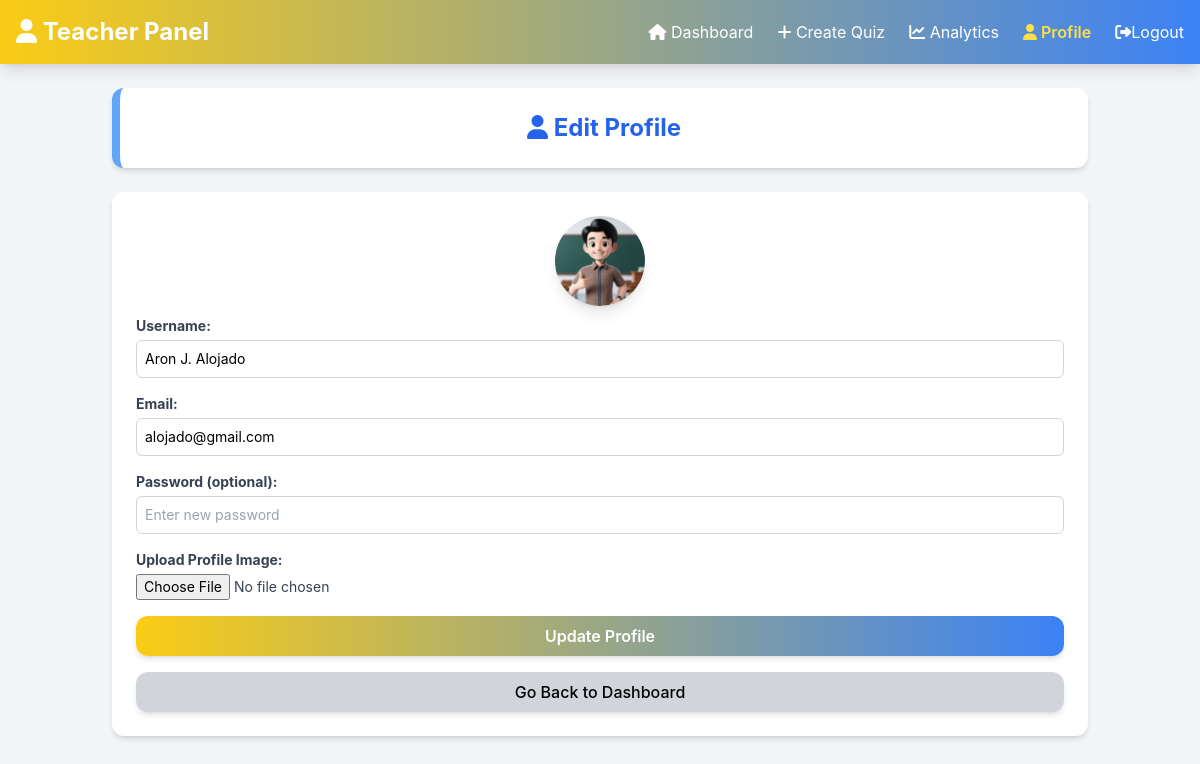
The app's page /pages/edit_teacher_profile.php (signed in) with its own data.
### tables this page shows
CREATE TABLE `users` (
  `id` int(11) NOT NULL,
  `username` varchar(50) NOT NULL,
  `email` varchar(100) NOT NULL,
  `password` varchar(255) NOT NULL,
  `profile_image` varchar(255) NOT NULL,
  `role` enum('teacher','student','admin') NOT NULL,
  `created_at` timestamp NOT NULL DEFAULT current_timestamp()
);

### pages/edit_teacher_profile.php (the view, shortened to what this page needs)
<?php
require '../includes/db_connection.php';
$teacher_id = $_SESSION['user_id'];
$profile_stmt = $conn->prepare("SELECT profile_image, username, email FROM users WHERE id = ? AND role = 'teacher'");
$profile_stmt->execute([$teacher_id]);
$profile = $profile_stmt->fetch(PDO::FETCH_ASSOC);
?>
<!DOCTYPE html>
<html lang="en">
<head>
    <script src="https://cdn.tailwindcss.com"></script>
</head>
<body>
    <nav class="flex items-center justify-between p-4 gradient-header shadow-lg">
        <div class="text-2xl font-bold"><i class="fa fa-user" aria-hidden="true"></i> Teacher Panel</div>
        <ul class="flex gap-6 text-white">
            <li><a href="teacher_dashboard.php" class="hover:text-yellow-300"><i class="fa fa-home" aria-hidden="true"></i> Dashboard</a></li>
            <li><a href="create_quiz.php" class="hover:text-yellow-300"><i class="fa fa-plus" aria-hidden="true"></i> Create Quiz</a></li>
            <li><a href="view_analytics.php" class="hover:text-yellow-300"><i class="fa fa-line-chart" aria-hidden="true"></i> Analytics</a></li>
            <li><a href="edit_teacher_profile.php" class="text-yellow-300 font-semibold"><i class="fa fa-user" aria-hidden="true"></i> Profile</a></li>
            <li><a href="logout.php" class="hover:text-yellow-300"><i class="fa fa-sign-out" aria-hidden="true"></i>Logout</a></li>
        </ul>
    </nav>
    <main class="p-6 max-w-5xl mx-auto">
        <section class="mb-6 bg-white rounded-xl shadow-md p-6 border-l-8 border-blue-400">
            <h1 class="text-2xl font-bold text-blue-600 text-center"><i class="fa fa-user" aria-hidden="true"></i> Edit Profile</h1>
        </section>
        <div class="bg-white rounded-xl shadow-md p-6">
            <div class="flex justify-center">
                <img src="../uploads/<?= htmlspecialchars($profile['profile_image'] ?? 'default-profile.png'); ?>"
                     alt="Profile Image" class="profile-image shadow-lg">
            </div>
            <form action="edit_teacher_profile.php" method="POST" enctype="multipart/form-data" class="space-y-4">
                <div>
                    <label for="username" class="block text-sm font-bold text-gray-700">Username:</label>
                    <input type="text" name="username" id="username" value="<?= htmlspecialchars($profile['username']); ?>" required
                        class="mt-1 w-full border border-gray-300 rounded-md p-2 text-sm focus:outline-none focus:ring-2 focus:ring-blue-400">
                </div>
                <div>
                    <label for="email" class="block text-sm font-bold text-gray-700">Email:</label>
                    <input type="email" name="email" id="email" value="<?= htmlspecialchars($profile['email']); ?>" required
                        class="mt-1 w-full border border-gray-300 rounded-md p-2 text-sm focus:outline-none focus:ring-2 focus:ring-blue-400">
                </div>
                <div>
                    <label for="password" class="block text-sm font-bold text-gray-700">Password (optional):</label>
                    <input type="password" name="password" id="password" placeholder="Enter new password"
                        class="mt-1 w-full border border-gray-300 rounded-md p-2 text-sm focus:outline-none focus:ring-2 focus:ring-blue-400">
                </div>
                <div>
                    <label for="profile_image" class="block text-sm font-bold text-gray-700">Upload Profile Image:</label>
                    <input type="file" name="profile_image" id="profile_image" accept="image/*"
                        class="mt-1 w-full text-sm text-gray-700">
                </div>
                <button
                    type="submit"
                    name="update_profile"
                    class="w-full mt-4 bg-gradient-to-r from-yellow-400 to-blue-500 hover:from-yellow-500 hover:to-blue-600 text-white font-semibold py-2 px-4 rounded-xl shadow-md transition duration-200">
                    Update Profile
                </button>
                <a
                    href="teacher_dashboard.php"
                    class="block w-full mt-2 text-center bg-gray-300 hover:bg-gray-400 text-black font-medium py-2 px-4 rounded-xl shadow-md transition duration-200">
                    Go Back to Dashboard
                </a>
            </form>
        </div>
    </main>
</body>
</html>

### pages/edit_teacher_profile.php (style rules this page uses)
body { background-color: #f3f4f6; font-family: 'Inter', sans-serif; }
.gradient-header { background: linear-gradient(to right, #facc15, #3b82f6); color: white; }
.profile-image { width: 90px; height: 90px; border-radius: 50%; object-fit: cover; margin-bottom: 10px; }

### records on screen
users: profile_image (picture), username "Aron J. Alojado", email "alojado@gmail.com"
